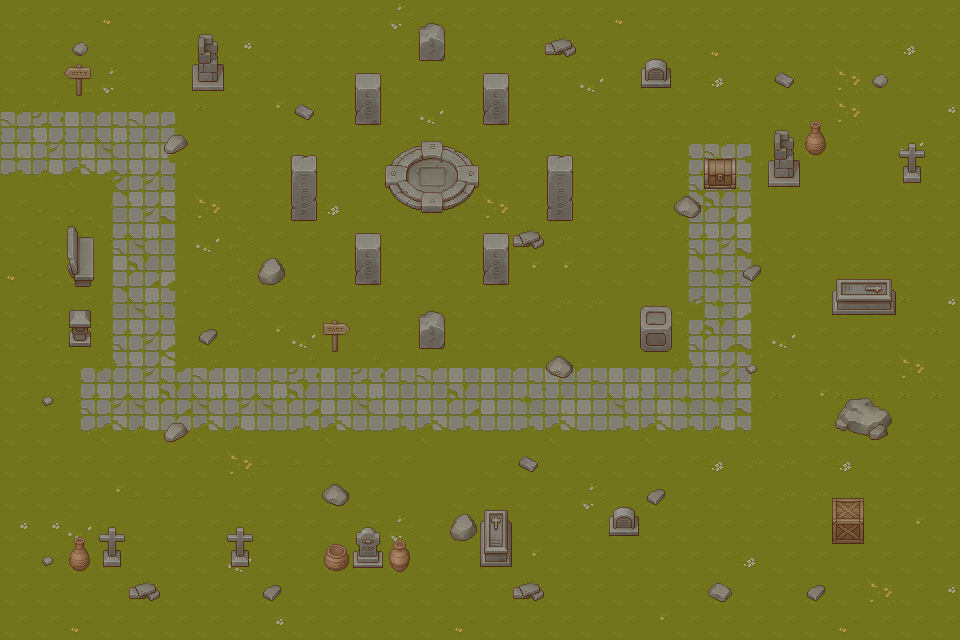

Below is a game level as drawn by its tile map, then a one-line description and the .tmx file that defines it, in full:
An orthogonal 30x20 tile map with 32x32 px tiles, 2 tile layers (Tile Layer 1, props), 2 tilesets.

<map version="1.10" tiledversion="1.10.2" orientation="orthogonal" renderorder="right-down" width="30" height="20" tilewidth="32" tileheight="32" infinite="0" nextlayerid="3" nextobjectid="1">
 <tileset firstgid="1" source="../Texture/TX Tileset Grass.tsx" />
 <tileset firstgid="65" source="../Texture/TX Props.tsx" />
 <layer id="1" name="Tile Layer 1" width="30" height="20">
  <data encoding="csv">
10,10,10,21,10,10,10,10,10,10,10,10,22,10,10,10,10,10,10,21,10,10,10,10,10,10,10,10,10,10,
10,10,10,10,10,10,10,14,10,10,10,10,10,10,10,10,10,10,10,10,10,10,21,10,10,10,10,10,13,10,
10,10,4,22,10,10,21,10,10,10,10,10,10,10,10,10,10,10,29,10,10,10,13,10,10,10,30,10,10,10,
39,40,37,38,39,55,2,10,24,10,10,10,10,29,10,10,10,10,10,10,10,10,10,10,10,10,30,1,1,14,
34,42,34,49,34,44,10,10,10,10,10,10,10,10,10,10,10,10,10,10,10,56,39,55,10,10,10,1,29,10,
47,46,48,58,42,52,10,10,10,10,10,10,10,10,10,10,10,10,10,10,10,51,41,52,10,1,1,1,10,10,
10,4,4,43,42,60,30,10,10,10,13,10,10,10,10,30,10,10,10,10,10,43,50,44,1,1,10,10,10,10,
10,4,10,51,49,36,29,18,10,10,10,10,10,10,10,10,10,28,10,10,10,51,42,60,10,10,10,10,10,10,
21,4,10,35,50,44,10,18,10,10,10,10,10,10,10,10,24,24,10,10,10,43,41,52,10,10,10,10,10,10,
10,4,10,43,49,52,10,18,10,10,10,10,10,10,10,10,10,28,28,1,1,59,41,44,10,10,10,10,2,14,
10,4,10,51,42,44,10,18,24,29,10,10,10,10,10,10,10,10,1,1,10,51,50,60,29,10,10,10,10,2,
10,10,56,61,42,62,39,37,38,40,37,40,38,39,37,37,38,37,38,37,37,61,42,52,10,10,10,10,30,10,
10,10,51,42,49,50,49,42,49,50,33,49,33,33,50,33,41,34,33,49,34,41,41,60,2,24,2,2,2,2,
10,10,54,48,46,47,48,46,45,47,48,45,47,48,47,45,47,48,45,47,48,47,46,53,10,10,10,10,10,10,
10,10,10,10,10,10,10,30,9,9,9,10,10,1,1,10,10,10,10,10,10,10,13,28,28,10,13,10,10,10,
10,10,10,24,9,9,9,10,10,10,10,10,1,1,10,10,10,10,22,10,10,10,10,10,28,28,28,10,10,10,
14,14,29,9,10,10,10,10,10,10,10,10,22,10,10,10,10,10,10,10,10,10,10,10,10,10,10,10,24,10,
10,10,10,10,10,10,10,29,10,10,10,10,10,10,10,10,24,10,10,10,10,10,10,13,10,10,10,10,10,10,
10,10,10,10,10,10,10,10,10,10,10,10,10,10,10,10,10,10,10,10,10,10,10,10,10,10,10,30,10,14,
10,10,21,10,10,10,10,10,14,10,10,10,10,10,21,10,10,10,10,10,24,10,10,10,10,10,21,10,10,10
</data>
 </layer>
 <layer id="2" name="props" width="30" height="20">
  <data encoding="csv">
0,0,0,0,0,0,0,0,0,0,0,0,0,152,0,0,0,0,0,0,0,0,0,0,0,0,0,0,0,0,
0,0,306,0,0,0,174,0,0,0,0,0,0,168,0,0,0,314,0,0,186,0,0,0,0,0,0,0,0,0,
0,0,180,0,0,0,190,0,0,0,0,72,0,0,0,72,0,0,0,0,202,0,0,0,313,0,0,306,0,0,
0,0,0,0,0,0,0,0,0,313,0,88,0,0,0,88,0,0,0,0,0,0,0,0,0,166,0,0,0,0,
0,0,0,0,0,308,0,0,0,104,0,0,204,205,206,0,0,104,0,0,0,0,68,0,174,182,0,0,216,0,
0,0,0,0,0,0,0,0,0,120,0,0,220,221,222,0,0,120,0,0,0,0,84,0,190,0,0,0,232,0,
0,0,0,0,0,0,0,0,0,136,0,0,236,237,238,0,0,136,0,0,0,309,0,0,0,0,0,0,0,0,
0,0,125,0,0,0,0,0,0,0,0,72,0,0,0,72,314,0,0,0,0,0,0,0,0,0,0,0,0,0,
0,0,141,0,0,0,0,0,310,0,0,88,0,0,0,88,0,0,0,0,0,0,0,312,0,0,106,107,0,0,
0,0,127,0,0,0,0,0,0,0,0,0,0,152,0,0,0,0,0,0,218,0,0,0,0,0,122,123,0,0,
0,0,143,0,0,0,312,0,0,0,148,0,0,168,0,0,0,0,0,0,234,0,0,0,0,0,0,0,0,0,
0,0,0,0,0,0,0,0,0,0,0,0,0,0,0,0,0,309,0,0,0,0,0,305,0,0,0,0,0,0,
0,305,0,0,0,0,0,0,0,0,0,0,0,0,0,0,0,0,0,0,0,0,0,0,0,0,273,274,0,0,
0,0,0,0,0,308,0,0,0,0,0,0,0,0,0,0,0,0,0,0,0,0,0,0,0,0,289,290,0,0,
0,0,0,0,0,0,0,0,0,0,0,0,0,0,0,0,313,0,0,0,0,0,0,0,0,0,0,0,0,0,
0,0,0,0,0,0,0,0,0,0,309,0,0,0,0,138,0,0,0,186,312,0,0,0,0,0,70,0,0,0,
0,0,166,216,0,0,0,216,0,0,0,184,230,0,310,154,0,0,0,202,0,0,0,0,0,0,86,0,0,0,
0,305,182,232,0,0,0,232,0,0,214,200,246,0,0,170,0,0,0,0,0,0,0,0,0,0,0,0,0,0,
0,0,0,0,314,0,0,0,312,0,0,0,0,0,0,0,314,0,0,0,0,0,307,0,0,312,0,0,0,0,
0,0,0,0,0,0,0,0,0,0,0,0,0,0,0,0,0,0,0,0,0,0,0,0,0,0,0,0,0,0
</data>
 </layer>
</map>
